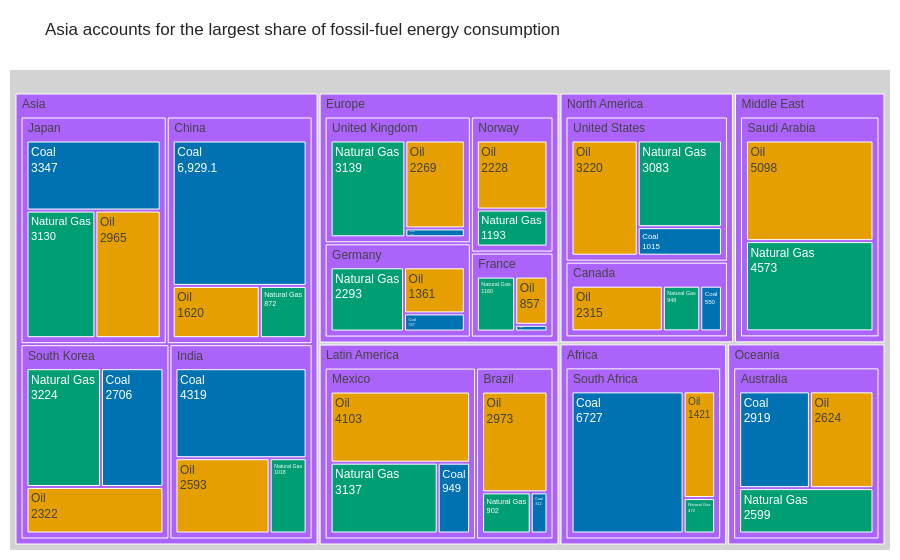

Notebook code cell kept with this figure:
### Markdown cell above
## Task 1 — Treemap: fossil fuel dependency by country

**What to build:** A treemap showing **fossil fuel TWh only**, broken down by Region → Country → Source (Coal / Oil / Natural Gas).

**Requirements:**
- Filter to fossil sources only before plotting
- Use `path=['Region', 'Country', 'Source']` for the hierarchy
- Colour encodes the fossil source type (Coal / Oil / Natural Gas) with a CVD-safe palette
- Show TWh values in labels — no percentages
- Grey out parent nodes (Region and Country level)
- Insight title naming which region or country is most fossil-dependent

> 💡 `df.loc[df['Source_Type'] == 'Fossil']`

### Code cell
# Task 1
# YOUR CODE HERE
import plotly.express as px

# Fossil fuels only
fossil_df = df[df['Source_Type'] == 'Fossil'].copy()

# Find most fossil-dependent region (highest fossil TWh)
top_region = (
    fossil_df.groupby('Region')['TWh']
    .sum()
    .sort_values(ascending=False)
    .index[0]
)

fig = px.treemap(
    fossil_df,
    path=['Region', 'Country', 'Source'],
    values='TWh',
    color='Source',
    color_discrete_map={
        'Coal': '#0072B2',        # Blue (CVD-safe)
        'Oil': '#E69F00',         # Orange (CVD-safe)
        'Natural Gas': '#009E73'  # Green (CVD-safe)
    }
)

# Show labels and TWh values
fig.update_traces(
    textinfo='label+value'
)

# Grey hierarchy levels
fig.update_traces(
    root_color='lightgrey'
)

fig.update_layout(
    title=f'{top_region} accounts for the largest share of fossil-fuel energy consumption',
    template='simple_white',
    font=dict(family='Arial'),
    margin=dict(t=70, l=10, r=10, b=10)
)

fig.show()

### Figure 1 — Plotly figure (JSON) as saved in the notebook; plotly's stock layout.template omitted (floating-point values rounded to 4 significant figures)
{"data": [{"branchvalues": "total", "customdata": [["(?)"], ["(?)"], ["(?)"], ["(?)"], ["(?)"], ["(?)"], ["(?)"], ["(?)"], ["(?)"], ["(?)"], ["(?)"], ["(?)"], ["(?)"], ["(?)"], ["(?)"], ["(?)"], ["(?)"], ["(?)"], ["(?)"], ["(?)"], ["(?)"], ["(?)"], ["Coal"], ["Coal"], ["Coal"], ["Coal"], ["Coal"], ["Coal"], ["Coal"], ["Coal"], ["Coal"], ["Coal"], ["Coal"], ["Coal"], ["Coal"], ["Natural Gas"], ["Natural Gas"], ["Natural Gas"], ["Natural Gas"], ["Natural Gas"], ["Natural Gas"], ["Natural Gas"], ["Natural Gas"], ["Natural Gas"], ["Natural Gas"], ["Natural Gas"], ["Natural Gas"], ["Natural Gas"], ["Natural Gas"], ["Natural Gas"], ["Oil"], ["Oil"], ["Oil"], ["Oil"], ["Oil"], ["Oil"], ["Oil"], ["Oil"], ["Oil"], ["Oil"], ["Oil"], ["Oil"], ["Oil"], ["Oil"], ["Oil"]], "domain": {"x": [0, 1], "y": [0, 1]}, "hovertemplate": "labels=%{label}<br>TWh=%{value}<br>parent=%{parent}<br>id=%{id}<br>Source=%{customdata[0]}<extra></extra>", "ids": ["Africa", "North America/United States", "Asia/China", "Europe/Germany", "Europe/France", "Europe/United Kingdom", "Asia/India", "Latin America/Brazil", "Oceania/Australia", "Middle East", "Asia/South Korea", "Asia/Japan", "Middle East/Saudi Arabia", "Africa/South Africa", "North America/Canada", "Latin America/Mexico", "North America", "Asia", "Europe", "Latin America", "Oceania", "Europe/Norway", "Latin America/Mexico/Coal", "North America/Canada/Coal", "Africa/South Africa/Coal", "Asia/South Korea/Coal", "North America/United States/Coal", "Latin America/Brazil/Coal", "Europe/France/Coal", "Asia/India/Coal", "Asia/Japan/Coal", "Asia/China/Coal", "Europe/Germany/Coal", "Europe/United Kingdom/Coal", "Oceania/Australia/Coal", "Europe/United Kingdom/Natural Gas", "Europe/Germany/Natural Gas", "Asia/India/Natural Gas", "Asia/Japan/Natural Gas", "Latin America/Brazil/Natural Gas", "Latin America/Mexico/Natural Gas", "North America/Canada/Natural Gas", "Africa/South Africa/Natural Gas", "Oceania/Australia/Natural Gas", "Middle East/Saudi Arabia/Natural Gas", "Europe/Norway/Natural Gas", "North America/United States/Natural Gas", "Asia/South Korea/Natural Gas", "Asia/China/Natural Gas", "Europe/France/Natural Gas", "Asia/China/Oil", "Europe/Germany/Oil", "North America/United States/Oil", "Asia/Japan/Oil", "Europe/United Kingdom/Oil", "Asia/India/Oil", "Latin America/Brazil/Oil", "Latin America/Mexico/Oil", "North America/Canada/Oil", "Oceania/Australia/Oil", "Africa/South Africa/Oil", "Europe/Norway/Oil", "Asia/South Korea/Oil", "Europe/France/Oil", "Middle East/Saudi Arabia/Oil"], "labels": ["Africa", "United States", "China", "Germany", "France", "United Kingdom", "India", "Brazil", "Australia", "Middle East", "South Korea", "Japan", "Saudi Arabia", "South Africa", "Canada", "Mexico", "North America", "Asia", "Europe", "Latin America", "Oceania", "Norway", "Coal", "Coal", "Coal", "Coal", "Coal", "Coal", "Coal", "Coal", "Coal", "Coal", "Coal", "Coal", "Coal", "Natural Gas", "Natural Gas", "Natural Gas", "Natural Gas", "Natural Gas", "Natural Gas", "Natural Gas", "Natural Gas", "Natural Gas", "Natural Gas", "Natural Gas", "Natural Gas", "Natural Gas", "Natural Gas", "Natural Gas", "Oil", "Oil", "Oil", "Oil", "Oil", "Oil", "Oil", "Oil", "Oil", "Oil", "Oil", "Oil", "Oil", "Oil", "Oil"], "marker": {"colors": ["#ab63fa", "#ab63fa", "#ab63fa", "#ab63fa", "#ab63fa", "#ab63fa", "#ab63fa", "#ab63fa", "#ab63fa", "#ab63fa", "#ab63fa", "#ab63fa", "#ab63fa", "#ab63fa", "#ab63fa", "#ab63fa", "#ab63fa", "#ab63fa", "#ab63fa", "#ab63fa", "#ab63fa", "#ab63fa", "#0072B2", "#0072B2", "#0072B2", "#0072B2", "#0072B2", "#0072B2", "#0072B2", "#0072B2", "#0072B2", "#0072B2", "#0072B2", "#0072B2", "#0072B2", "#009E73", "#009E73", "#009E73", "#009E73", "#009E73", "#009E73", "#009E73", "#009E73", "#009E73", "#009E73", "#009E73", "#009E73", "#009E73", "#009E73", "#009E73", "#E69F00", "#E69F00", "#E69F00", "#E69F00", "#E69F00", "#E69F00", "#E69F00", "#E69F00", "#E69F00", "#E69F00", "#E69F00", "#E69F00", "#E69F00", "#E69F00", "#E69F00"]}, "name": "", "parents": ["", "North America", "Asia", "Europe", "Europe", "Europe", "Asia", "Latin America", "Oceania", "", "Asia", "Asia", "Middle East", "Africa", "North America", "Latin America", "", "", "", "", "", "Europe", "Latin America/Mexico", "North America/Canada", "Africa/South Africa", "Asia/South Korea", "North America/United States", "Latin America/Brazil", "Europe/France", "Asia/India", "Asia/Japan", "Asia/China", "Europe/Germany", "Europe/United Kingdom", "Oceania/Australia", "Europe/United Kingdom", "Europe/Germany", "Asia/India", "Asia/Japan", "Latin America/Brazil", "Latin America/Mexico", "North America/Canada", "Africa/South Africa", "Oceania/Australia", "Middle East/Saudi Arabia", "Europe/Norway", "North America/United States", "Asia/South Korea", "Asia/China", "Europe/France", "Asia/China", "Europe/Germany", "North America/United States", "Asia/Japan", "Europe/United Kingdom", "Asia/India", "Latin America/Brazil", "Latin America/Mexico", "North America/Canada", "Oceania/Australia", "Africa/South Africa", "Europe/Norway", "Asia/South Korea", "Europe/France", "Middle East/Saudi Arabia"], "root": {"color": "lightgrey"}, "textinfo": "label+value", "type": "treemap", "values": [8620.0, 7318.0, 9421.0, 4191.0, 2137.0, 5638.0, 7930.0, 4187.0, 8142.0, 9671.0, 8252.0, 9442.0, 9671.0, 8620.0, 3813.0, 8189.0, 11130.0, 35050.0, 15390.0, 12380.0, 8142.0, 3421.0, 949.0, 550.0, 6727.0, 2706.0, 1015.0, 312.0, 120.0, 4319.0, 3347.0, 6929.0, 537.0, 230.0, 2919.0, 3139.0, 2293.0, 1018.0, 3130.0, 902.0, 3137.0, 948.0, 472.0, 2599.0, 4573.0, 1193.0, 3083.0, 3224.0, 872.0, 1160.0, 1620.0, 1361.0, 3220.0, 2965.0, 2269.0, 2593.0, 2973.0, 4103.0, 2315.0, 2624.0, 1421.0, 2228.0, 2322.0, 857.0, 5098.0]}], "layout": {"font": {"family": "Arial"}, "legend": {"tracegroupgap": 0}, "margin": {"b": 10, "l": 10, "r": 10, "t": 70}, "title": {"text": "Asia accounts for the largest share of fossil-fuel energy consumption"}}}
